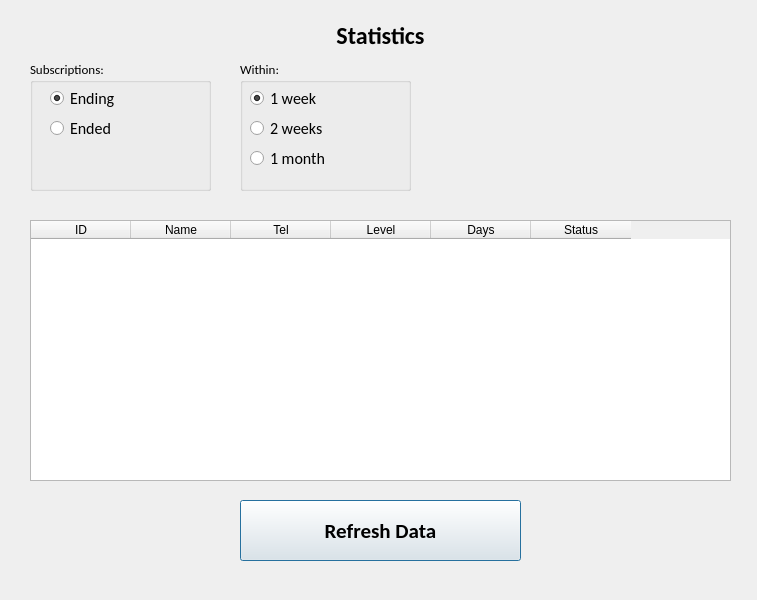
<?xml version="1.0" encoding="UTF-8"?>
<ui version="4.0">
 <class>Dialog</class>
 <widget class="QDialog" name="Dialog">
  <property name="geometry">
   <rect>
    <x>0</x>
    <y>0</y>
    <width>757</width>
    <height>600</height>
   </rect>
  </property>
  <property name="windowTitle">
   <string>Statistics</string>
  </property>
  <widget class="QTableWidget" name="table_widget">
   <property name="geometry">
    <rect>
     <x>30</x>
     <y>220</y>
     <width>701</width>
     <height>261</height>
    </rect>
   </property>
   <property name="editTriggers">
    <set>QAbstractItemView::NoEditTriggers</set>
   </property>
   <property name="rowCount">
    <number>0</number>
   </property>
   <column>
    <property name="text">
     <string>ID</string>
    </property>
   </column>
   <column>
    <property name="text">
     <string>Name</string>
    </property>
   </column>
   <column>
    <property name="text">
     <string>Tel</string>
    </property>
   </column>
   <column>
    <property name="text">
     <string>Level</string>
    </property>
   </column>
   <column>
    <property name="text">
     <string>Days</string>
    </property>
   </column>
   <column>
    <property name="text">
     <string>Status</string>
    </property>
   </column>
  </widget>
  <widget class="QLabel" name="label1">
   <property name="geometry">
    <rect>
     <x>250</x>
     <y>10</y>
     <width>261</width>
     <height>51</height>
    </rect>
   </property>
   <property name="font">
    <font>
     <family>Calibri</family>
     <pointsize>18</pointsize>
     <weight>75</weight>
     <bold>true</bold>
     <underline>false</underline>
    </font>
   </property>
   <property name="text">
    <string>Statistics</string>
   </property>
   <property name="alignment">
    <set>Qt::AlignCenter</set>
   </property>
  </widget>
  <widget class="QGroupBox" name="groupBox">
   <property name="geometry">
    <rect>
     <x>30</x>
     <y>60</y>
     <width>181</width>
     <height>131</height>
    </rect>
   </property>
   <property name="font">
    <font>
     <family>Calibri</family>
     <pointsize>10</pointsize>
    </font>
   </property>
   <property name="title">
    <string>Subscriptions:</string>
   </property>
   <widget class="QRadioButton" name="radio_button1">
    <property name="geometry">
     <rect>
      <x>20</x>
      <y>30</y>
      <width>151</width>
      <height>17</height>
     </rect>
    </property>
    <property name="font">
     <font>
      <family>Calibri</family>
      <pointsize>12</pointsize>
     </font>
    </property>
    <property name="text">
     <string>Ending</string>
    </property>
    <property name="checked">
     <bool>true</bool>
    </property>
   </widget>
   <widget class="QRadioButton" name="radio_button2">
    <property name="geometry">
     <rect>
      <x>20</x>
      <y>60</y>
      <width>121</width>
      <height>17</height>
     </rect>
    </property>
    <property name="font">
     <font>
      <family>Calibri</family>
      <pointsize>12</pointsize>
     </font>
    </property>
    <property name="text">
     <string>Ended</string>
    </property>
   </widget>
  </widget>
  <widget class="QGroupBox" name="groupBox_2">
   <property name="geometry">
    <rect>
     <x>240</x>
     <y>60</y>
     <width>171</width>
     <height>131</height>
    </rect>
   </property>
   <property name="font">
    <font>
     <family>Calibri</family>
     <pointsize>10</pointsize>
    </font>
   </property>
   <property name="title">
    <string>Within:</string>
   </property>
   <widget class="QRadioButton" name="radio_button3">
    <property name="geometry">
     <rect>
      <x>10</x>
      <y>30</y>
      <width>131</width>
      <height>17</height>
     </rect>
    </property>
    <property name="font">
     <font>
      <family>Calibri</family>
      <pointsize>12</pointsize>
     </font>
    </property>
    <property name="text">
     <string>1 week</string>
    </property>
    <property name="checked">
     <bool>true</bool>
    </property>
   </widget>
   <widget class="QRadioButton" name="radio_button4">
    <property name="geometry">
     <rect>
      <x>10</x>
      <y>60</y>
      <width>131</width>
      <height>16</height>
     </rect>
    </property>
    <property name="font">
     <font>
      <family>Calibri</family>
      <pointsize>12</pointsize>
     </font>
    </property>
    <property name="text">
     <string>2 weeks</string>
    </property>
   </widget>
   <widget class="QRadioButton" name="radio_button5">
    <property name="geometry">
     <rect>
      <x>10</x>
      <y>90</y>
      <width>131</width>
      <height>17</height>
     </rect>
    </property>
    <property name="font">
     <font>
      <family>Calibri</family>
      <pointsize>12</pointsize>
     </font>
    </property>
    <property name="text">
     <string>1 month</string>
    </property>
   </widget>
  </widget>
  <widget class="QPushButton" name="button1">
   <property name="enabled">
    <bool>true</bool>
   </property>
   <property name="geometry">
    <rect>
     <x>240</x>
     <y>500</y>
     <width>281</width>
     <height>61</height>
    </rect>
   </property>
   <property name="font">
    <font>
     <family>Calibri</family>
     <pointsize>16</pointsize>
     <weight>75</weight>
     <bold>true</bold>
    </font>
   </property>
   <property name="text">
    <string>Refresh Data</string>
   </property>
  </widget>
 </widget>
 <resources/>
 <connections/>
</ui>
